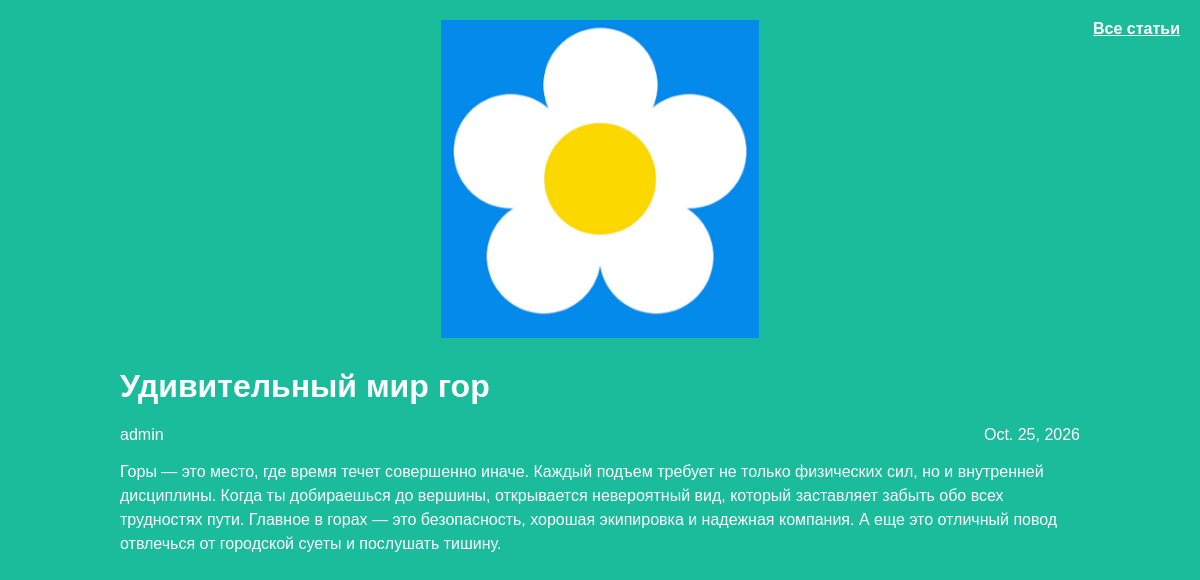
The app's page /article/1/ with its own data.
### articles/models.py (models this page shows, shortened)
class Article(models.Model):
    title = models.CharField(max_length=200)
    author = models.ForeignKey(User, on_delete=models.CASCADE)
    text = models.TextField()
    created_date = models.DateField(auto_now_add=True)

### articles/views.py (the view)
# urls.py: re_path(r'^article/(?P<article_id>\d+)/$', views.get_article, name='get_article'),
def get_article(request, article_id):
    post = get_object_or_404(Article, id=article_id)
    return render(request, 'article.html', {"post": post})

### articles/templates/article.html (shortened to what this page needs)
{% load static %}
<!DOCTYPE html>
<html>
<head>
    <link rel="stylesheet" href="{% static 'article.css' %}">
</head>
<body class="article">
    <div class="header">
        <img src="{% static 'logo.png' %}" alt="Логотип">
        <a href="{% url 'archive' %}" class="all-posts-link">Все статьи</a>
    </div>
    <div class="content">
        <h1>{{ post.title }}</h1>
        <div class="article-info">
            <div class="article-author">{{ post.author.username }}</div>
            <div class="article-created-date">{{ post.created_date }}</div>
        </div>
        <p class="article-text">{{ post.text }}</p>
    </div>
</body>
</html>

### articles/static/article.css (style rules this page uses)
body { background: #1abc9c; font-family: Tahoma, Arial, sans-serif; color: #ffffff; margin: 0; padding: 20px; }
.header { position: relative; margin-bottom: 30px; text-align: center; }
.header img { display: block; width: 318px; margin: 0 auto; }
.all-posts-link { position: absolute; top: 0; right: 0; color: #ffffff; text-decoration: underline; font-weight: bold; }
.archive, .content { width: 960px; margin: 0 auto; }
.article-info { overflow: hidden; margin-bottom: 15px; }
.article-author { width: 50%; float: left; }
.article-created-date { text-align: right; }
.article-text { line-height: 1.5; }

### records on screen
Article: title "Удивительный мир гор", author.username "admin", created_date "Oct. 25, 2026", text "Горы — это место, где время течет совершенно иначе. Каждый подъем требует не только физических сил, но и внутренней дисциплины. Когда ты добираешься до вершины, открывается невероятный вид, который заставляет забыть обо всех трудностях пути. Главное в горах — это безопасность, хорошая экипировка и надежная компания. А еще это отличный повод отвлечься от городской суеты и послушать тишину."
